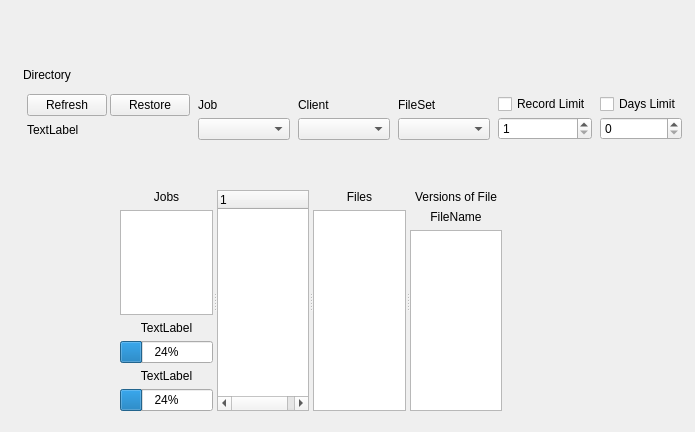
<?xml version="1.0" encoding="UTF-8"?>
<ui version="4.0">
 <class>restoreTreeForm</class>
 <widget class="QWidget" name="restoreTreeForm">
  <property name="geometry">
   <rect>
    <x>0</x>
    <y>0</y>
    <width>695</width>
    <height>432</height>
   </rect>
  </property>
  <property name="windowTitle">
   <string>Form</string>
  </property>
  <widget class="QSplitter" name="splitter">
   <property name="geometry">
    <rect>
     <x>120</x>
     <y>190</y>
     <width>382</width>
     <height>221</height>
    </rect>
   </property>
   <property name="orientation">
    <enum>Qt::Horizontal</enum>
   </property>
   <widget class="QWidget" name="layoutWidget">
    <layout class="QVBoxLayout">
     <property name="spacing">
      <number>6</number>
     </property>
     <property name="margin">
      <number>0</number>
     </property>
     <item>
      <widget class="QLabel" name="jobTabelLabel">
       <property name="text">
        <string>Jobs</string>
       </property>
       <property name="alignment">
        <set>Qt::AlignCenter</set>
       </property>
      </widget>
     </item>
     <item>
      <widget class="QTableWidget" name="jobTable"/>
     </item>
     <item>
      <widget class="QLabel" name="prLabel1">
       <property name="text">
        <string>TextLabel</string>
       </property>
       <property name="alignment">
        <set>Qt::AlignCenter</set>
       </property>
      </widget>
     </item>
     <item>
      <widget class="QProgressBar" name="prBar1">
       <property name="enabled">
        <bool>true</bool>
       </property>
       <property name="value">
        <number>24</number>
       </property>
       <property name="orientation">
        <enum>Qt::Horizontal</enum>
       </property>
      </widget>
     </item>
     <item>
      <widget class="QLabel" name="prLabel2">
       <property name="text">
        <string>TextLabel</string>
       </property>
       <property name="alignment">
        <set>Qt::AlignCenter</set>
       </property>
      </widget>
     </item>
     <item>
      <widget class="QProgressBar" name="prBar2">
       <property name="enabled">
        <bool>true</bool>
       </property>
       <property name="value">
        <number>24</number>
       </property>
       <property name="orientation">
        <enum>Qt::Horizontal</enum>
       </property>
      </widget>
     </item>
    </layout>
   </widget>
   <widget class="QTreeWidget" name="directoryTree">
    <column>
     <property name="text">
      <string notr="true">1</string>
     </property>
    </column>
   </widget>
   <widget class="QWidget" name="layoutWidget_1">
    <layout class="QVBoxLayout">
     <property name="spacing">
      <number>6</number>
     </property>
     <property name="margin">
      <number>0</number>
     </property>
     <item>
      <widget class="QLabel" name="fileLabel">
       <property name="text">
        <string>Files</string>
       </property>
       <property name="alignment">
        <set>Qt::AlignCenter</set>
       </property>
      </widget>
     </item>
     <item>
      <widget class="QTableWidget" name="fileTable"/>
     </item>
    </layout>
   </widget>
   <widget class="QWidget" name="layoutWidget_2">
    <layout class="QVBoxLayout">
     <property name="spacing">
      <number>6</number>
     </property>
     <property name="margin">
      <number>0</number>
     </property>
     <item>
      <widget class="QLabel" name="versionLabel">
       <property name="text">
        <string>Versions of File</string>
       </property>
       <property name="alignment">
        <set>Qt::AlignCenter</set>
       </property>
      </widget>
     </item>
     <item>
      <widget class="QLabel" name="versionFileLabel">
       <property name="text">
        <string>FileName</string>
       </property>
       <property name="alignment">
        <set>Qt::AlignCenter</set>
       </property>
      </widget>
     </item>
     <item>
      <widget class="QTableWidget" name="versionTable"/>
     </item>
    </layout>
   </widget>
  </widget>
  <widget class="QWidget" name="widget" native="true">
   <property name="geometry">
    <rect>
     <x>20</x>
     <y>59</y>
     <width>669</width>
     <height>95</height>
    </rect>
   </property>
   <property name="maximumSize">
    <size>
     <width>900</width>
     <height>95</height>
    </size>
   </property>
   <layout class="QGridLayout">
    <property name="margin">
     <number>3</number>
    </property>
    <property name="spacing">
     <number>2</number>
    </property>
    <item row="1" column="0">
     <layout class="QHBoxLayout">
      <property name="spacing">
       <number>4</number>
      </property>
      <property name="margin">
       <number>2</number>
      </property>
      <item>
       <layout class="QGridLayout">
        <property name="margin">
         <number>2</number>
        </property>
        <property name="spacing">
         <number>3</number>
        </property>
        <item row="0" column="0">
         <widget class="QPushButton" name="refreshButton">
          <property name="text">
           <string>Refresh</string>
          </property>
          <property name="icon">
           <iconset resource="../main.qrc">
            <normaloff>:/images/view-refresh.png</normaloff>:/images/view-refresh.png</iconset>
          </property>
         </widget>
        </item>
        <item row="1" column="0" colspan="2">
         <widget class="QLabel" name="refreshLabel">
          <property name="text">
           <string>TextLabel</string>
          </property>
         </widget>
        </item>
        <item row="0" column="1">
         <widget class="QPushButton" name="restoreButton">
          <property name="text">
           <string>Restore</string>
          </property>
          <property name="icon">
           <iconset resource="../main.qrc">
            <normaloff>:/images/restore.png</normaloff>:/images/restore.png</iconset>
          </property>
         </widget>
        </item>
       </layout>
      </item>
      <item>
       <layout class="QVBoxLayout">
        <property name="spacing">
         <number>3</number>
        </property>
        <property name="margin">
         <number>2</number>
        </property>
        <item>
         <widget class="QLabel" name="jobLabel">
          <property name="text">
           <string>Job</string>
          </property>
         </widget>
        </item>
        <item>
         <widget class="QComboBox" name="jobCombo">
          <property name="sizePolicy">
           <sizepolicy hsizetype="Expanding" vsizetype="Fixed">
            <horstretch>0</horstretch>
            <verstretch>0</verstretch>
           </sizepolicy>
          </property>
          <property name="toolTip">
           <string>Job List Job Criterion Selector</string>
          </property>
          <property name="statusTip">
           <string>Job List Job Criterion Selector</string>
          </property>
         </widget>
        </item>
       </layout>
      </item>
      <item>
       <layout class="QVBoxLayout">
        <property name="spacing">
         <number>3</number>
        </property>
        <property name="margin">
         <number>2</number>
        </property>
        <item>
         <widget class="QLabel" name="clientLabel">
          <property name="text">
           <string>Client</string>
          </property>
         </widget>
        </item>
        <item>
         <widget class="QComboBox" name="clientCombo">
          <property name="sizePolicy">
           <sizepolicy hsizetype="Expanding" vsizetype="Fixed">
            <horstretch>0</horstretch>
            <verstretch>0</verstretch>
           </sizepolicy>
          </property>
          <property name="toolTip">
           <string>Job List Client Criterion Selector</string>
          </property>
          <property name="statusTip">
           <string>Job List Client Criterion Selector</string>
          </property>
         </widget>
        </item>
       </layout>
      </item>
      <item>
       <layout class="QVBoxLayout">
        <property name="spacing">
         <number>3</number>
        </property>
        <property name="margin">
         <number>2</number>
        </property>
        <item>
         <widget class="QLabel" name="fileSetLabel">
          <property name="text">
           <string>FileSet</string>
          </property>
         </widget>
        </item>
        <item>
         <widget class="QComboBox" name="fileSetCombo">
          <property name="sizePolicy">
           <sizepolicy hsizetype="Expanding" vsizetype="Fixed">
            <horstretch>0</horstretch>
            <verstretch>0</verstretch>
           </sizepolicy>
          </property>
          <property name="toolTip">
           <string>Job List Fileset Criterion Selector</string>
          </property>
          <property name="statusTip">
           <string>Job List Fileset Criterion Selector</string>
          </property>
         </widget>
        </item>
       </layout>
      </item>
      <item>
       <layout class="QVBoxLayout">
        <property name="spacing">
         <number>3</number>
        </property>
        <property name="margin">
         <number>2</number>
        </property>
        <item>
         <widget class="QCheckBox" name="limitCheckBox">
          <property name="text">
           <string>Record Limit</string>
          </property>
         </widget>
        </item>
        <item>
         <widget class="QSpinBox" name="limitSpinBox">
          <property name="minimum">
           <number>1</number>
          </property>
          <property name="maximum">
           <number>10000</number>
          </property>
          <property name="singleStep">
           <number>25</number>
          </property>
         </widget>
        </item>
       </layout>
      </item>
      <item>
       <layout class="QVBoxLayout">
        <property name="spacing">
         <number>3</number>
        </property>
        <property name="margin">
         <number>2</number>
        </property>
        <item>
         <widget class="QCheckBox" name="daysCheckBox">
          <property name="text">
           <string>Days Limit</string>
          </property>
         </widget>
        </item>
        <item>
         <widget class="QSpinBox" name="daysSpinBox">
          <property name="singleStep">
           <number>7</number>
          </property>
         </widget>
        </item>
       </layout>
      </item>
     </layout>
    </item>
    <item row="0" column="0">
     <widget class="QLabel" name="directoryLabel">
      <property name="sizePolicy">
       <sizepolicy hsizetype="Preferred" vsizetype="Fixed">
        <horstretch>0</horstretch>
        <verstretch>0</verstretch>
       </sizepolicy>
      </property>
      <property name="cursor">
       <cursorShape>PointingHandCursor</cursorShape>
      </property>
      <property name="text">
       <string>Directory</string>
      </property>
     </widget>
    </item>
   </layout>
  </widget>
  <action name="actionSelectDirectory">
   <property name="icon">
    <iconset>
     <normaloff/>
    </iconset>
   </property>
   <property name="text">
    <string>Select Directory</string>
   </property>
  </action>
  <action name="actionUnselectDirectory">
   <property name="icon">
    <iconset>
     <normaloff/>
    </iconset>
   </property>
   <property name="text">
    <string>UnselectDirectory</string>
   </property>
  </action>
 </widget>
 <resources>
  <include location="../main.qrc"/>
 </resources>
 <connections/>
</ui>
